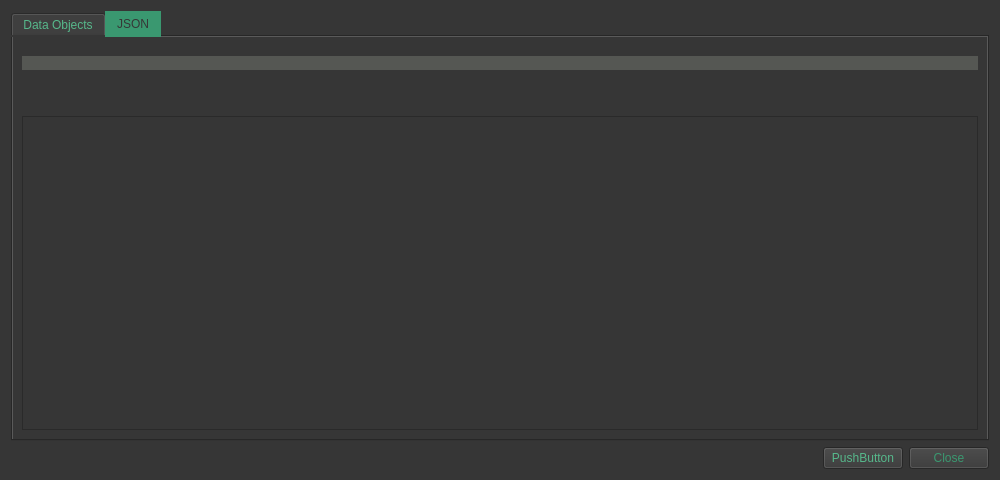
<?xml version="1.0" encoding="UTF-8"?>
<ui version="4.0">
 <class>Form</class>
 <widget class="QWidget" name="Form">
  <property name="geometry">
   <rect>
    <x>0</x>
    <y>0</y>
    <width>1000</width>
    <height>480</height>
   </rect>
  </property>
  <property name="windowTitle">
   <string>Form</string>
  </property>
  <property name="styleSheet">
   <string notr="true">QWidget
{
	color: rgb(86, 184, 139);
	background-color: rgb(54, 54, 54);
	selection-background-color: rgb(58, 152, 112);
}

QTabWidget
{
	background-color: rgb(54, 54, 54);
	selection-background-color: rgb(58, 152, 112);
}

QTabBar::tab:top:selected {
    background-color: rgb(58, 152, 112);
    color: rgb(54, 54, 54);
}

QTableWidget
{
background-color: rgb(85, 87, 83);
selection-background-color: rgb(58, 152, 112);
}

QLabel#indexLabel
{
	background-color: rgb(85, 87, 83);
}

QLabel#collLabel
{
	background-color: rgb(85, 87, 83);
}

QPushButton#closeButton
{
	background-color: rgb(54, 54, 54);
	color: rgb(58, 152, 112);
}</string>
  </property>
  <layout class="QVBoxLayout" name="verticalLayout">
   <item>
    <widget class="QTabWidget" name="tabWidget">
     <property name="styleSheet">
      <string notr="true"/>
     </property>
     <property name="currentIndex">
      <number>1</number>
     </property>
     <widget class="QWidget" name="tab_2">
      <attribute name="title">
       <string>Data Objects</string>
      </attribute>
      <layout class="QVBoxLayout" name="verticalLayout_3">
       <item>
        <spacer name="verticalSpacer_4">
         <property name="orientation">
          <enum>Qt::Vertical</enum>
         </property>
         <property name="sizeType">
          <enum>QSizePolicy::Maximum</enum>
         </property>
         <property name="sizeHint" stdset="0">
          <size>
           <width>20</width>
           <height>10</height>
          </size>
         </property>
        </spacer>
       </item>
       <item>
        <widget class="QLabel" name="collLabel">
         <property name="text">
          <string/>
         </property>
        </widget>
       </item>
       <item>
        <spacer name="verticalSpacer">
         <property name="orientation">
          <enum>Qt::Vertical</enum>
         </property>
         <property name="sizeType">
          <enum>QSizePolicy::Maximum</enum>
         </property>
         <property name="sizeHint" stdset="0">
          <size>
           <width>20</width>
           <height>40</height>
          </size>
         </property>
        </spacer>
       </item>
       <item>
        <widget class="QTableWidget" name="dataObjectTable">
         <property name="sizeAdjustPolicy">
          <enum>QAbstractScrollArea::AdjustToContents</enum>
         </property>
         <property name="editTriggers">
          <set>QAbstractItemView::NoEditTriggers</set>
         </property>
         <property name="selectionMode">
          <enum>QAbstractItemView::MultiSelection</enum>
         </property>
         <property name="selectionBehavior">
          <enum>QAbstractItemView::SelectRows</enum>
         </property>
         <column>
          <property name="text">
           <string>Name</string>
          </property>
         </column>
         <column>
          <property name="text">
           <string>Owner</string>
          </property>
         </column>
         <column>
          <property name="text">
           <string>Size</string>
          </property>
         </column>
         <column>
          <property name="text">
           <string>Creation Date</string>
          </property>
         </column>
        </widget>
       </item>
      </layout>
     </widget>
     <widget class="QWidget" name="tab">
      <attribute name="title">
       <string>JSON</string>
      </attribute>
      <layout class="QVBoxLayout" name="verticalLayout_2">
       <item>
        <spacer name="verticalSpacer_3">
         <property name="orientation">
          <enum>Qt::Vertical</enum>
         </property>
         <property name="sizeType">
          <enum>QSizePolicy::Maximum</enum>
         </property>
         <property name="sizeHint" stdset="0">
          <size>
           <width>20</width>
           <height>10</height>
          </size>
         </property>
        </spacer>
       </item>
       <item>
        <widget class="QLabel" name="indexLabel">
         <property name="text">
          <string/>
         </property>
        </widget>
       </item>
       <item>
        <spacer name="verticalSpacer_2">
         <property name="orientation">
          <enum>Qt::Vertical</enum>
         </property>
         <property name="sizeType">
          <enum>QSizePolicy::Maximum</enum>
         </property>
         <property name="sizeHint" stdset="0">
          <size>
           <width>20</width>
           <height>40</height>
          </size>
         </property>
        </spacer>
       </item>
       <item>
        <widget class="QTextBrowser" name="textBrowser"/>
       </item>
      </layout>
     </widget>
    </widget>
   </item>
   <item>
    <layout class="QHBoxLayout" name="horizontalLayout">
     <item>
      <spacer name="horizontalSpacer">
       <property name="orientation">
        <enum>Qt::Horizontal</enum>
       </property>
       <property name="sizeHint" stdset="0">
        <size>
         <width>40</width>
         <height>20</height>
        </size>
       </property>
      </spacer>
     </item>
     <item>
      <widget class="QPushButton" name="pushButton">
       <property name="text">
        <string>PushButton</string>
       </property>
      </widget>
     </item>
     <item>
      <widget class="QPushButton" name="closeButton">
       <property name="text">
        <string>Close</string>
       </property>
      </widget>
     </item>
    </layout>
   </item>
  </layout>
 </widget>
 <resources/>
 <connections/>
</ui>
